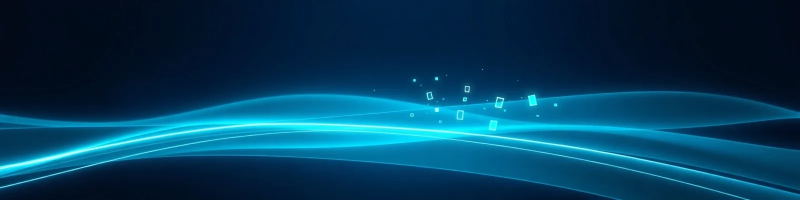
#> input picture experiments/image-gen-2-benchmark/hero-banner.webp, 1600 x 400 px (shown at 1/2 size)
$ python -i append-entry.py   (imports and definitions only)
#> lines starting #> are read from the running program, lines starting #| are printed output that depends on the picture
#!/usr/bin/env python3
"""Append one generated GPT Image 2 prompt entry to archive JSON.

Usage:
  append-entry.py --title "..." --prompt "..." --image /path/to/generated.png \
    --tests "..." --slot morning
"""
from __future__ import annotations

import argparse
import datetime as dt
import fcntl
import importlib.util
import json
import mimetypes
import os
import re
import shlex
import shutil
import subprocess
from pathlib import Path
from PIL import Image, ImageOps
from urllib.parse import urlparse

from duplicate_guard import assert_unique_candidate, build_metadata
from factual_groups import GROUPS as FACTUAL_GROUPS, classify as classify_factual_group

ROOT = Path(__file__).resolve().parent
DATA = ROOT / "gallery-data.json"
PROMPTS = ROOT / "prompts.json"
WORLDS = ROOT / "worlds-data.json"
FACTUAL_INFOGRAPHICS = ROOT / "factual-infographics-data.json"
HYBRID_CREATURES = ROOT / "hybrid-creatures-data.json"
CREATURE_DESIGNS = ROOT / "creature-designs-data.json"
RANDOM_RENDERING_STYLES = ROOT / "random-rendering-style-data.json"
WORLD_THAT_NEVER_WAS = ROOT / "world-that-never-was-data.json"
MACHINE_DREAMS = ROOT / "machine-dreams-data.json"
IMPOSSIBLE_DOCUMENTARY = ROOT / "impossible-documentary-data.json"
STRANGE_BOTANICALS = ROOT / "strange-botanicals-data.json"
OCEAN_SCENES = ROOT / "ocean-scenes-data.json"
GALACTIC_PICTURES = ROOT / "galactic-pictures-data.json"
IMAGES = ROOT / "images"
THUMBS = ROOT / "thumbs"
MANIFEST = ROOT / "manifest.json"
DEFAULT_R2_ACCOUNT_ID = "ac73a259dff5a3cbeccbb78824ac0db6"
DEFAULT_R2_BUCKET = "jez237-site-media"
DEFAULT_R2_PREFIX = "image-gen-2-benchmark/images"
DEFAULT_R2_THUMB_PREFIX = "image-gen-2-benchmark/thumbs"
DEFAULT_R2_PUBLIC_BASE_URL = "https://media.jez237.com/image-gen-2-benchmark/images/"
GENERATED_SOURCE_ROOT = Path("/home/jez237/.openclaw/media/tool-image-generation").resolve()
APPEND_LOCK = Path("/home/jez237/.openclaw/state/daily-image-archive-append.lock")
FACTUAL_SOURCE_TYPES = {
    "government-agency",
    "university",
    "peer-reviewed-journal",
    "professional-scientific-organization",
    "veterinary-reference",
    "animal-welfare-organization",
    "museum",
    "standards-body",
    "manufacturer-technical-documentation",
}


# [18 lines left out: functions article_builder, slugify, load, not called in this run]


def save(path: Path, data: list[dict]) -> None:
    path.write_text(json.dumps(data, indent=2, ensure_ascii=False) + "\n")


# [40 lines left out: functions upload_to_r2, save_archive_jpeg, not called in this run]


def save_thumb(src: Path, dest: Path) -> str:
    """Write a 640px WebP thumbnail and return the image's dominant color."""
#> called with src = 'hero-banner.webp', dest = 'out.png'
    with Image.open(src) as im:
#> im is the input picture: PIL image 1600x400 RGB; mean R, G, B 4.4, 61.1, 91.1
        im = ImageOps.exif_transpose(im).convert("RGB")
        r, g, b = im.resize((1, 1), Image.LANCZOS).getpixel((0, 0))
#> r = 5; g = 66; b = 97
        im.thumbnail((640, 640), Image.LANCZOS)
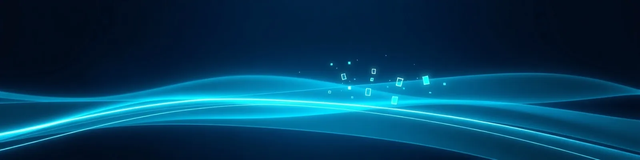
#> im: PIL image 640x160 RGB; mean R, G, B 4.4, 61.1, 91.1
        im.save(dest, "WEBP", quality=78, method=6)
    return f"#{r:02x}{g:02x}{b:02x}"


# [24 lines left out: function rebuild_monthly, not called in this run]


def normalized_text(value: object) -> str:
    return " ".join(str(value or "").split()).casefold()


# [418 lines left out: functions source_urls_from_note, validate_factual_evidence, validate_factual_text, main, not called in this run]


# [2 lines not run here, left out]

>>> result = save_thumb('hero-banner.webp', 'out.png')
#> result = '#054261'
